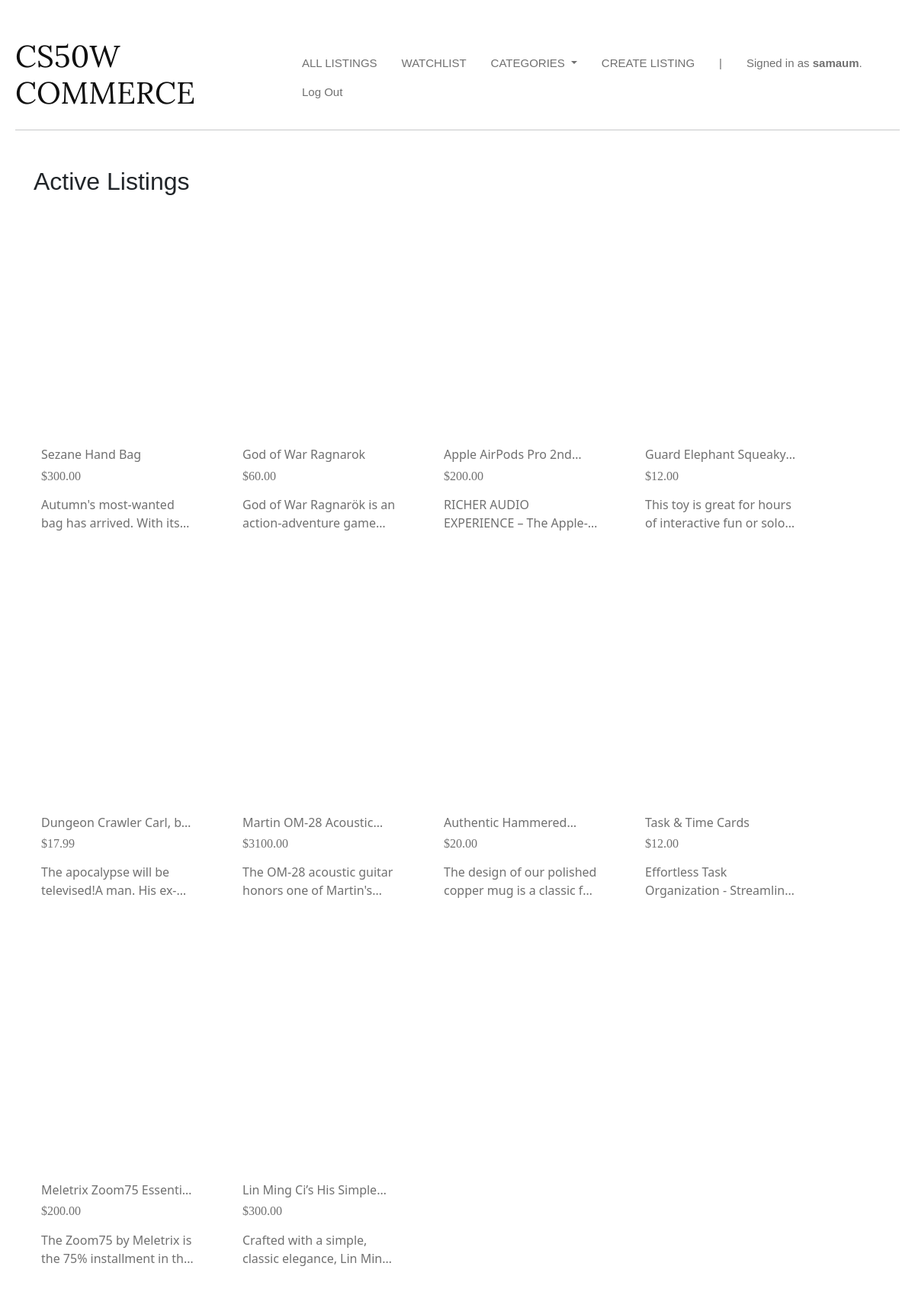
The app's page / (signed in) with its own data.
### auctions/models.py (models this page shows, shortened)
class User(AbstractUser):
    pass

class Listing(models.Model):
    title = models.CharField(max_length=50)
    description = models.CharField(max_length=1000)
    image = models.CharField(max_length=1000)
    price = models.FloatField()
    isActive = models.BooleanField(default=True)
    user = models.ForeignKey(User, on_delete=models.CASCADE, related_name="user")
    category = models.ForeignKey(Category, on_delete=models.CASCADE, related_name="category")
    watchlist = models.ManyToManyField(User, related_name="listingWatchlist")

### auctions/views.py (the view)
# urls.py: path("", views.index, name="index"),
def index(request):
    activeListings = Listing.objects.filter(isActive=True)
    allCategories = Category.objects.all()
    return render(request, "auctions/index.html", {
        "listings": activeListings,
        "categories": allCategories
    })

### auctions/templates/auctions/index.html
{% extends "auctions/layout.html" %}
{% block body %}
    <h2 class="mt-5 mx-4" style="font-family: 'Plus Jakarta Sans', sans-serif;">Active Listings</h2>
    <div class="row mx-1">
        {% for listing in listings %}
            <div class="card mx-1 my-4" style="width: 16rem; border: none;">
                <a href="{% url 'listing' id=listing.id %}">
                    <div class="card-image-container" style="background-image: url('{{ listing.image }}');"></div>
                </a>
                <div class="card-body d-flex flex-column justify-content-between">
                    <h6 class="card-title clamp-title">{{ listing.title }}</h6>
                    <h6 class="listing-price mb-3">${{ listing.price|floatformat:"2" }}</h6>
                    <p class="card-text clamp">{{ listing.description }}</p>
                </div>
            </div>
        {% endfor %}
    </div>
{% endblock %}

### auctions/templates/auctions/layout.html (shortened to what this page needs)
{% load static %}
<!DOCTYPE html>
<html lang="en">
    <head>
        <link href="https://cdn.jsdelivr.net/npm/bootstrap@5.3.3/dist/css/bootstrap.min.css" rel="stylesheet">
          <link href="{% static 'auctions/styles.css' %}" rel="stylesheet">
    </head>
    <body>
        <div class="d-flex justify-content-between align-items-center">
            <h1 class="title">CS50W COMMERCE</h1>
            <ul class="nav">
                <li class="nav-item">
                    <a class="nav-link" href="{% url 'index' %}">ALL LISTINGS</a>
                </li>
                {% if user.is_authenticated %}
                    <li class="nav-item">
                        <a class="nav-link" href="{% url 'watchlist' %}">WATCHLIST</a>
                    </li>
                    <li class="nav-item dropdown">
                        <a class="nav-link dropdown-toggle" href="#" id="categoriesDropdown" role="button" data-bs-toggle="dropdown" aria-expanded="false">
                            CATEGORIES
                        </a>
                    </li>
                    <li class="nav-item">
                        <a class="nav-link" href="{% url 'create' %}">CREATE LISTING</a>
                    </li>
                    <li class="nav-item">
                        <p class="nav-link mb-0">|</p>
                    </li>
                    <li class="nav-item nav-username">
                        <p class="nav-link mb-0">Signed in as <strong !important>{{ user.username }}</strong>.</p>
                    </li>
                    <li class="nav-item">
                        <a class="nav-link" href="{% url 'logout' %}">Log Out</a>
                    </li>
                {% endif %}
            </ul>
        </div>
        <hr>
        {% block body %}
        {% endblock %}
    </body>
</html>

### auctions/static/auctions/styles.css (style rules this page uses)
body { max-width: 1400px; margin: 0 auto; padding: 50px 20px; }
.card-body a.card-title, .card-body .listing-price { text-decoration: none !important; }
.card { transition: box-shadow 0.3s ease-in-out; padding: 10px; }
.card-body { color: #707070 !important; }
.card-image-container { width: 100%; height: 17rem; background-size: cover; background-position: center; background-repeat: no-repeat; overflow: hidden; }
.title { color: rgb(16, 16, 16); font-family: "Lora", serif; font-weight: 400; }
.nav-link { color: #707070 !important; font-size: 15px !important; font-family: "Raleway", sans-serif; font-optical-sizing: auto; font-weight: 300; font-style: normal; }
.nav-username strong { font-weight: bold; }
.nav-item:nth-last-child(2) .nav-link { font-weight: normal !important; color: #707070 !important; }
.clamp { display: -webkit-box; -webkit-line-clamp: 2; -webkit-box-orient: vertical; overflow: hidden; }
.clamp-title { display: -webkit-box; -webkit-line-clamp: 1; -webkit-box-orient: vertical; overflow: hidden; }
.listing-price, .listing-bid { font-family: "Oswald"; font-optical-sizing: auto; font-style: normal; }
h1,h4 { color: #424a4e;; font-weight: bold; }

### records on screen
User: username "samaum"
Listing: title "Sezane Hand Bag", price "300.00", description "Autumn's most-wanted bag has arrived. With…"
Listing: title "God of War Ragnarok", price "60.00", description "God of War Ragnarök is an action-adventure…"
Listing: title "Apple AirPods Pro…", price "200.00", description "RICHER AUDIO EXPERIENCE –…"
Listing: title "Guard Elephant…", price "12.00", description "This toy is great for hours of interactive fun or…"
Listing: title "Dungeon Crawler Carl,…", price "17.99", description "The apocalypse will be televised!A man.…"
Listing: title "Martin OM-28…", price "3100.00", description "The OM-28 acoustic guitar honors one of…"
Listing: title "Authentic…", price "20.00", description "The design of our polished copper mug is a classic…"
Listing: title "Task & Time Cards", price "12.00", description "Effortless Task Organization -…"
Listing: title "Meletrix Zoom75…", price "200.00", description "The Zoom75 by Meletrix is the 75% installment in…"
Listing: title "Lin Ming Ci’s His…", price "300.00", description "Crafted with a simple, classic elegance, Lin…"
